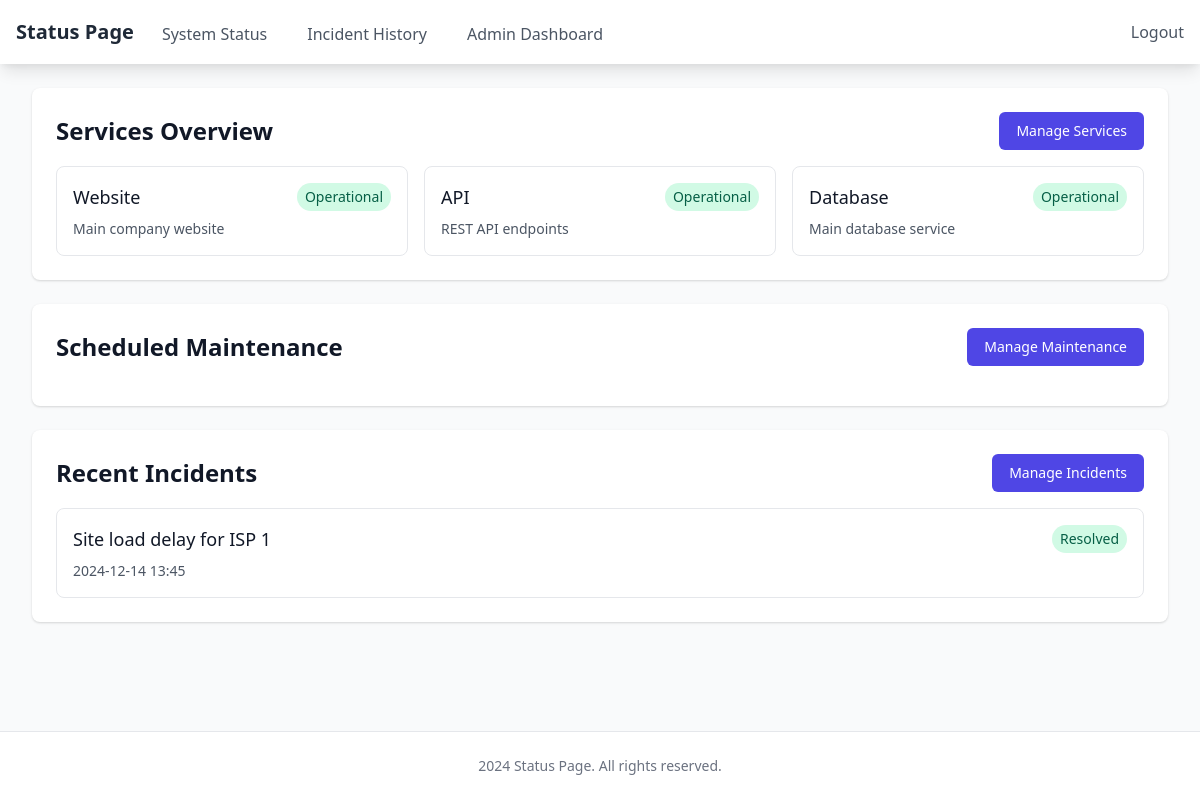
The page /admin/ (signed in) on the database its author committed.
### app/models.py (models this page shows)
class Service(db.Model):
    id = db.Column(db.Integer, primary_key=True)
    name = db.Column(db.String(100), nullable=False)
    description = db.Column(db.Text)
    status = db.Column(db.String(20), default='operational')  # operational, degraded, outage
    created_at = db.Column(db.DateTime, default=datetime.utcnow)
    incidents = db.relationship('Incident', backref='service', lazy=True)

class Incident(db.Model):
    id = db.Column(db.Integer, primary_key=True)
    service_id = db.Column(db.Integer, db.ForeignKey('service.id'), nullable=False)
    title = db.Column(db.String(200), nullable=False)
    description = db.Column(db.Text)
    status = db.Column(db.String(20), default='investigating')  # investigating, identified, monitoring, resolved
    created_at = db.Column(db.DateTime, default=datetime.utcnow)
    updated_at = db.Column(db.DateTime, default=datetime.utcnow, onupdate=datetime.utcnow)
    updates = db.relationship('IncidentUpdate', backref='incident', lazy=True)

### app/routes/admin.py (the view)
@bp.route('/')
@login_required
def dashboard():
    services = Service.query.all()
    incidents = Incident.query.order_by(Incident.created_at.desc()).limit(5).all()
    maintenance_events = ScheduledMaintenance.query.filter(
        ScheduledMaintenance.end_time >= datetime.utcnow()
    ).order_by(ScheduledMaintenance.start_time.asc()).limit(3).all()
    return render_template('admin/dashboard.html',
                         services=services,
                         incidents=incidents,
                         maintenance_events=maintenance_events)

### app/__init__.py (called while the page is built)
def create_app(config_class=Config):
    app = Flask(__name__)
    app.config.from_object(config_class)
    db.init_app(app)
    login_manager.init_app(app)
    migrate.init_app(app, db)
    socketio.init_app(app)
    login_manager.login_view = 'admin.login'
    login_manager.login_message_category = 'info'
    @app.context_processor
    def inject_year():
        return {'current_year': datetime.utcnow().year}
    from app.routes import admin, public
    app.register_blueprint(admin.bp)
    app.register_blueprint(public.bp)
    return app

### app/models.py (called while the page is built)
@login_manager.user_loader
def load_user(id):
    return User.query.get(int(id))

### app/templates/admin/dashboard.html (shortened to what this page needs)
{% extends "base.html" %}
{% block content %}
<div class="space-y-6">
    <div class="bg-white shadow rounded-lg p-6">
        <div class="flex items-center justify-between mb-4">
            <h2 class="text-2xl font-bold text-gray-900">Services Overview</h2>
            <a href="{{ url_for('admin.services') }}"
               class="inline-flex items-center px-4 py-2 border border-transparent text-sm font-medium rounded-md text-white bg-indigo-600 hover:bg-indigo-700">
                Manage Services
            </a>
        </div>
        <div class="grid gap-4 md:grid-cols-2 lg:grid-cols-3">
            {% for service in services %}
            <div class="border rounded-lg p-4">
                <div class="flex items-center justify-between">
                    <h3 class="text-lg font-medium text-gray-900">{{ service.name }}</h3>
                    <span class="px-2 py-1 text-sm rounded-full
                        {% if service.status == 'operational' %}
                            bg-green-100 text-green-800
                        {% elif service.status == 'degraded' %}
                            bg-yellow-100 text-yellow-800
                        {% else %}
                            bg-red-100 text-red-800
                        {% endif %}">
                        {{ service.status|title }}
                    </span>
                </div>
                {% if service.description %}
                <p class="mt-2 text-sm text-gray-600">{{ service.description }}</p>
                {% endif %}
            </div>
            {% endfor %}
        </div>
    </div>
    <div class="bg-white shadow rounded-lg p-6">
        <div class="flex items-center justify-between mb-4">
            <h2 class="text-2xl font-bold text-gray-900">Scheduled Maintenance</h2>
            <a href="{{ url_for('admin.maintenance') }}"
               class="inline-flex items-center px-4 py-2 border border-transparent text-sm font-medium rounded-md text-white bg-indigo-600 hover:bg-indigo-700">
                Manage Maintenance
            </a>
        </div>
    </div>
    <div class="bg-white shadow rounded-lg p-6">
        <div class="flex items-center justify-between mb-4">
            <h2 class="text-2xl font-bold text-gray-900">Recent Incidents</h2>
            <a href="{{ url_for('admin.incidents') }}"
               class="inline-flex items-center px-4 py-2 border border-transparent text-sm font-medium rounded-md text-white bg-indigo-600 hover:bg-indigo-700">
                Manage Incidents
            </a>
        </div>
        <div class="space-y-4">
            {% for incident in incidents %}
            <div class="border rounded-lg p-4">
                <div class="flex items-center justify-between">
                    <h3 class="text-lg font-medium text-gray-900">{{ incident.title }}</h3>
                    <span class="px-2 py-1 text-sm rounded-full
                        {% if incident.status == 'investigating' %}
                            bg-red-100 text-red-800
                        {% elif incident.status == 'identified' %}
                            bg-yellow-100 text-yellow-800
                        {% elif incident.status == 'monitoring' %}
                            bg-blue-100 text-blue-800
                        {% else %}
                            bg-green-100 text-green-800
                        {% endif %}">
                        {{ incident.status|title }}
                    </span>
                </div>
                <p class="mt-2 text-sm text-gray-600">{{ incident.created_at.strftime('%Y-%m-%d %H:%M') }}</p>
            </div>
            {% endfor %}
        </div>
    </div>
</div>
{% endblock %}

### rows shown on the page
Service: name "Website", status "Operational", description "Main company website"
Service: name "API", status "Operational", description "REST API endpoints"
Service: name "Database", status "Operational", description "Main database service"
Incident: title "Site load delay for ISP 1", status "Resolved", created_at "2024-12-14 13:45"
